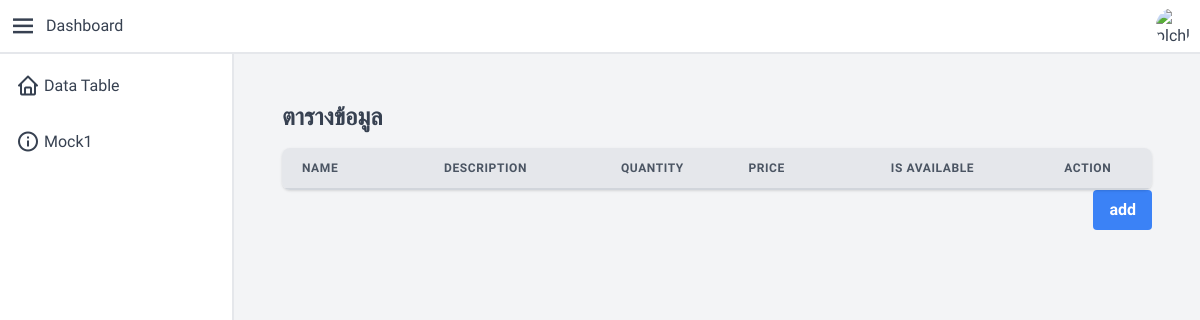
The app's page /, older data.
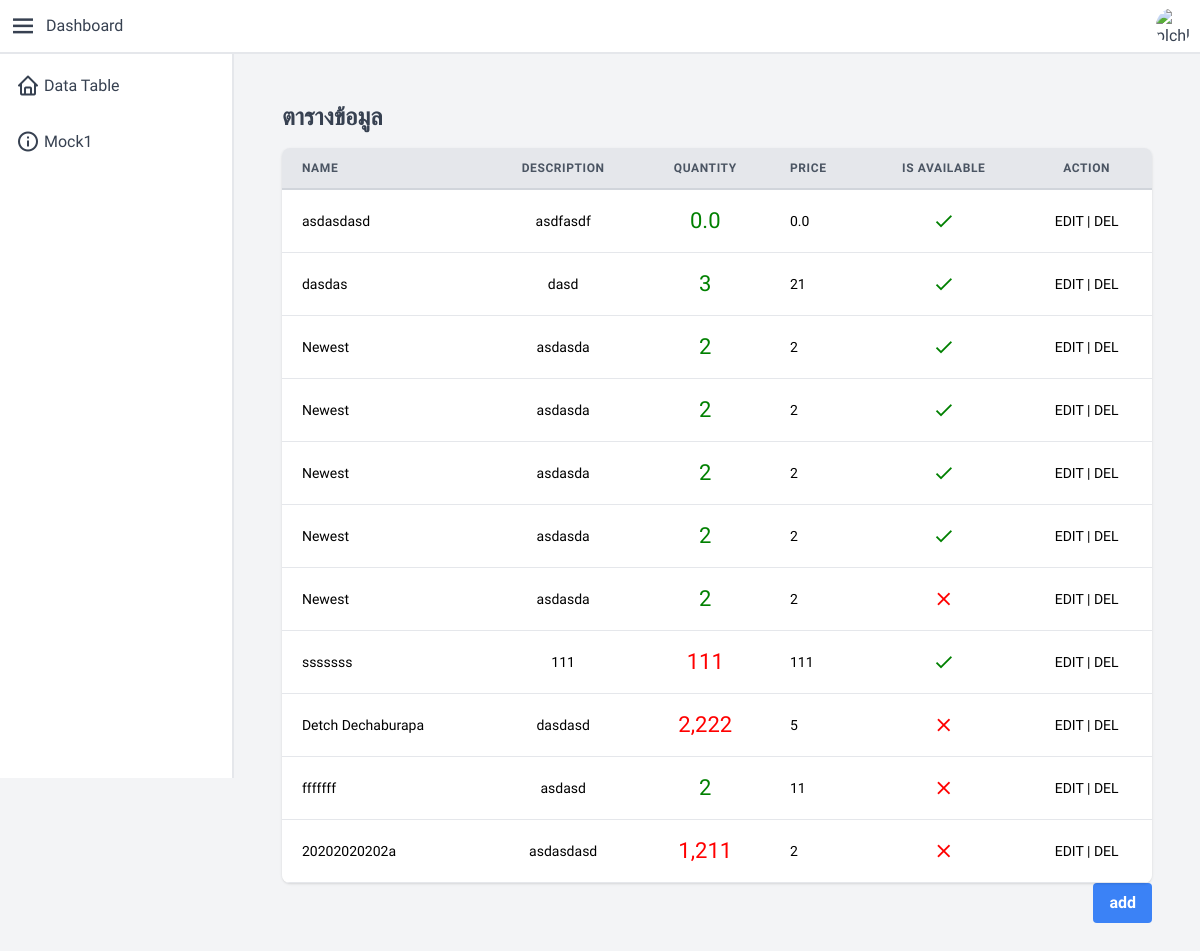
The same page, newer data.
### main/models.py (models this page shows, shortened)
class Product(models.Model):
    name = models.CharField(max_length= 120)
    description = models.TextField()
    quantity = models.DecimalField(decimal_places=2, max_digits=10000)
    price = models.DecimalField(decimal_places=2, max_digits=10000)
    is_available = models.BooleanField(default=True)

### main/views.py (the view)
# urls.py: path('', product_view),
def product_view(request):
    query_set = Product.objects.all().values()
    context ={
        "object": query_set
    }
    return render(request, "product_view.html", context)

### main/templates/product_view.html (shortened to what the changed rows need)
<head>
</head>
{% extends 'components/base.html' %}
{% block content %}
<div class="container mx-auto px-4 sm:px-8">
    <div class="py-8">
        <div>
            <h2 class="text-2xl font-semibold leading-tight">ตารางข้อมูล</h2>
        </div>
        <div class="-mx-4 sm:-mx-8 px-4 sm:px-8 py-4 overflow-x-auto">
            <div class="inline-block min-w-full shadow rounded-lg overflow-hidden">
                <table class="min-w-full leading-normal">
                    <thead>
                        <tr>
                            <th
                                class="px-5 py-3 border-b-2 border-gray-300 bg-gray-200 text-left text-xs font-semibold text-gray-600 uppercase tracking-wider">
                                Name
                            </th>
                            <th
                                class="px-5 py-3 border-b-2 border-gray-300 bg-gray-200 text-center text-xs font-semibold text-gray-600 uppercase tracking-wider">
                                Description
                            </th>
                            <th
                                class="px-5 py-3 border-b-2 border-gray-300 bg-gray-200 text-center text-xs font-semibold text-gray-600 uppercase tracking-wider">
                                Quantity
                            </th>
                            <th
                                class="px-5 py-3 border-b-2 border-gray-300 bg-gray-200 text-left text-xs font-semibold text-gray-600 uppercase tracking-wider">
                                Price
                            </th>
                            <th
                                class="px-5 py-3 border-b-2 border-gray-300 bg-gray-200 text-center text-xs font-semibold text-gray-600 uppercase tracking-wider">
                                Is Available
                            </th>
                            <th
                                class="px-5 py-3 border-b-2 border-gray-300 bg-gray-200 text-center text-xs font-semibold text-gray-600 uppercase tracking-wider">
                                Action
                            </th>
                        </tr>
                    </thead>
                    <tbody>
                        {% for x in object %}
                        <tr>
                            <td class="text-left px-5 py-5 border-b border-gray-200 bg-white text-sm ">
                                {{x.name}}
                            </td>
                            <td class="text-center px-5 py-5 border-b border-gray-200 bg-white text-sm ">
                                {{x.description}}
                            </td>
                            <td class="text-center px-5 py-5 border-b border-gray-200 bg-white text-sm ">
                                <div>
                                    {% if x.quantity <= 100 %} <p style="font-size:22px;color: green">
                                        {{x.quantity|floatformat:'g'}}</p>
                                        {% else %}
                                        <p style="font-size:22px;color: red">{{x.quantity|floatformat:'g'}}</p>
                                        {% endif %}
                                </div>
                            </td>
                            <td class="text-left px-5 py-5 border-b border-gray-200 bg-white text-sm ">
                                {{x.price|floatformat:'g'}}
                            </td>
                            <td class="text-center px-5 py-5 border-b border-gray-200 bg-white text-sm ">
                                <div>
                                    {% if x.is_available %}
                                    <i class="material-icons" style="font-size:22px;color: green">check</i>
                                    {% else %}
                                    <i class="material-icons" style="font-size:22px;color: red">close</i>
                                    {% endif %}
                                </div>
                            </td>
                            <td class="text-center px-5 py-5 border-b border-gray-200 bg-white text-sm ">
                                <a class="cursor-pointer" id="{{x.id}}" onclick="openEditModal(id)">EDIT</a> |
                                <a class="cursor-pointer" id="{{x.id}}" onclick="openDelModal(id)">DEL</a>
                            </td>
                        </tr>
                        {% endfor %}
                    </tbody>
                </table>
            </div>
        </div>
    </div>
</div>
{%endblock%}

Row changes from the older to the newer data that the page shows:
added Product: name "asdasdasd", description "asdfasdf", quantity "0.0", price "0.0", is_available True (drawn)
added Product: name "dasdas", description "dasd", quantity "3", price "21", is_available True (drawn)
added Product: name "Newest", description "asdasda", quantity "2", price "2", is_available True (drawn)
added Product: name "Newest", description "asdasda", quantity "2", price "2", is_available True (drawn)
added Product: name "Newest", description "asdasda", quantity "2", price "2", is_available True (drawn)
added Product: name "Newest", description "asdasda", quantity "2", price "2", is_available True (drawn)
added Product: name "Newest", description "asdasda", quantity "2", price "2", is_available False (drawn)
added Product: name "sssssss", description "111", quantity "111", price "111", is_available True (drawn)
added Product: name "Detch Dechaburapa", description "dasdasd", quantity "2,222", price "5", is_available False (drawn)
added Product: name "fffffff", description "asdasd", quantity "2", price "11", is_available False (drawn)
added Product: name "20202020202a", description "asdasdasd", quantity "1,211", price "2", is_available False (drawn)
